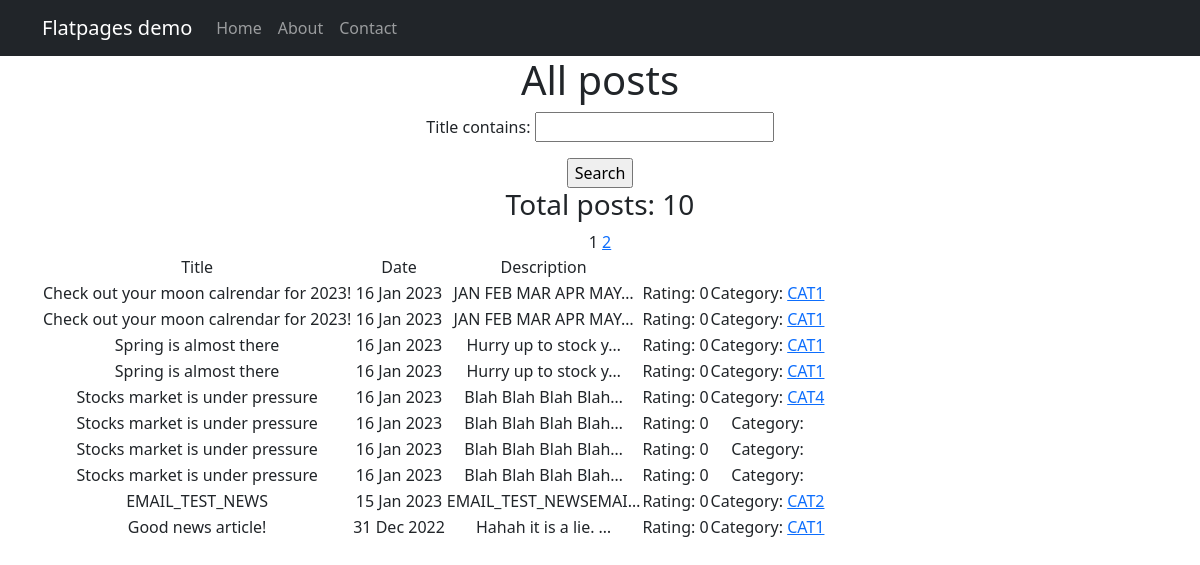
/posts/, run on the app's committed database.
### posts/models.py (models this page shows, shortened)
class Post(models.Model):
    NEWS = "NEWS"
    ARTICLE = "ARTCL"
    CATEGORIES = ((NEWS, "News articles"), (ARTICLE, "Articles"))
    author_id = models.ForeignKey(Author, on_delete=models.CASCADE)
    category_type = models.CharField(max_length=5, choices=CATEGORIES, default=NEWS)
    created_at = models.DateTimeField(auto_now_add=True)
    category_id = models.ManyToManyField(Category, through='PostCategory')
    title = models.CharField(max_length=128)
    text = models.TextField()
    rating = models.IntegerField(default=0)

class Category(models.Model):
    name = models.CharField(max_length=128, unique=True)
    subscribers = models.ManyToManyField(User)
    related_name = 'categories'
    def __str__(self):
        return f'{self.name}'

### posts/views.py (the view)
# urls.py: path('', PostsList.as_view(), name='post_list'),
class PostsList(ListView):
    model = Post
    ordering = '-created_at'
    template_name = 'posts.html'
    context_object_name = 'posts'
    paginate_by = 10
    def get_queryset(self):
        queryset = super().get_queryset()
        self.filterset = PostFilter(self.request.GET, queryset)
        return self.filterset.qs
    def get_context_data(self, **kwargs):
        context = super().get_context_data(**kwargs)
        context['filterset'] = self.filterset
        return context

### posts/templatetags/custom_filters.py (called while the page is built)
@register.filter()
def censorship(value):
    word = 'reallybadword'
    if not isinstance(value, str):
        raise ValueError(f"String is expected, got {type(value)}")
    for w in value.split():
        if w.lower() == word:
            value = value.replace(w, f"{w[0]}{'*' * (len(w) - 1)}")
    return value

### posts/templatetags/custom_tags.py (called while the page is built)
@register.simple_tag(takes_context=True)
def url_replace(context, **kwargs):
    d = context['request'].GET.copy()
    for k, v in kwargs.items():
        d[k] = v
    return d.urlencode()

### templates/posts.html (shortened to what this page needs)
{% extends 'flatpages/default.html' %}
{% load custom_tags %}
{% load custom_filters %}
{% block content %}
    <h1>All posts</h1>
    <form action="" method="get">
        {{ filterset.form.as_p }}
        <input type="submit" value="Search"/>
    </form>
    {% if posts %}
        <h3>Total posts: {{ posts|length }}</h3>
        <table>
            <tr>
                <td>Title</td>
                <td>Date</td>
                <td>Description</td>
            </tr>
            {% for post in posts %}
                <tr>
                    <td>{{ post.title|censorship }}</td>
                    <td>{{ post.created_at|date:'d M Y' }}</td>
                    <td>{{ post.text|truncatechars:20|censorship }}</td>
                    <td> Rating: {{ post.rating }} </td>
                    <td> Category:
                        {% for category in post.category_id.all %}
                            <a href={% url 'category_posts_list' category.id %}> {{ category }}</a>
                        {% endfor %} </td>
                </tr>
            {% endfor %}
    {% else %}
        <h2>No topics available</h2>
    {% endif %}
    {% if page_obj.has_next %}
        <a href="?{% url_replace page=page_obj.next_page_number %}">{{ page_obj.next_page_number }}</a>
    {% endif %}
{% endblock content %}

### data on the page
Post: title|censorship "Check out your moon calrendar for 2023!", created_at "16 Jan 2023", text|censorship "JAN FEB MAR APR MAY…", rating "0"
Category: name "CAT1"
Post: title|censorship "Check out your moon calrendar for 2023!", created_at "16 Jan 2023", text|censorship "JAN FEB MAR APR MAY…", rating "0"
Post: title|censorship "Spring is almost there", created_at "16 Jan 2023", text|censorship "Hurry up to stock y…", rating "0"
Post: title|censorship "Spring is almost there", created_at "16 Jan 2023", text|censorship "Hurry up to stock y…", rating "0"
Post: title|censorship "Stocks market is under pressure", created_at "16 Jan 2023", text|censorship "Blah Blah Blah Blah…", rating "0"
Category: name "CAT4"
Post: title|censorship "Stocks market is under pressure", created_at "16 Jan 2023", text|censorship "Blah Blah Blah Blah…", rating "0"
Post: title|censorship "Stocks market is under pressure", created_at "16 Jan 2023", text|censorship "Blah Blah Blah Blah…", rating "0"
Post: title|censorship "Stocks market is under pressure", created_at "16 Jan 2023", text|censorship "Blah Blah Blah Blah…", rating "0"
Post: title|censorship "EMAIL_TEST_NEWS", created_at "15 Jan 2023", text|censorship "EMAIL_TEST_NEWSEMAI…", rating "0"
Category: name "CAT2"
Post: title|censorship "Good news article!", created_at "31 Dec 2022", text|censorship "Hahah it is a lie. …", rating "0"

### other printed values
{{ posts|length }} "10"
{{ page_obj.next_page_number }} "2"
